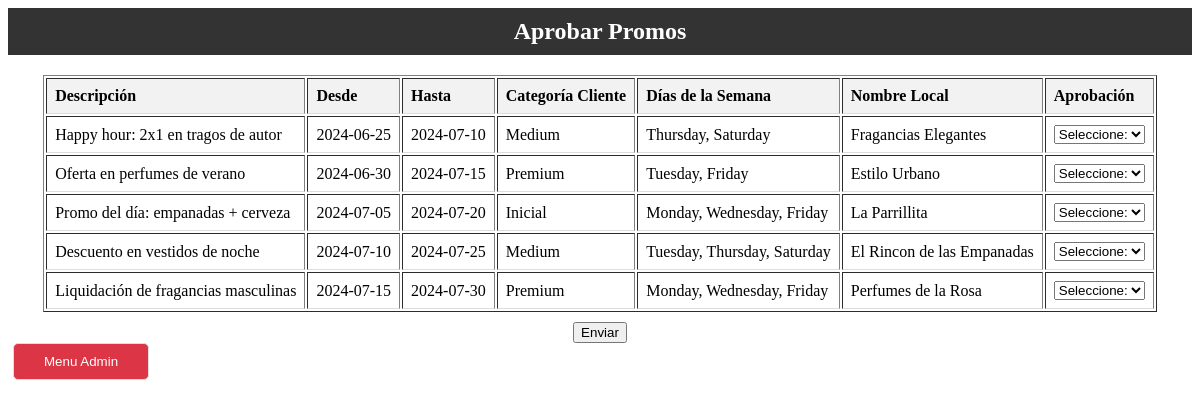
The page /menuAdm/aprobar_promos.php on the database its author committed.
### tables this page shows
CREATE TABLE `promociones` (
  `codPromo` int(11) NOT NULL,
  `textoPromo` varchar(200) NOT NULL,
  `fechaDesdePromo` date NOT NULL,
  `fechaHastaPromo` date NOT NULL,
  `categoria_cliente` enum('Inicial','Medium','Premium') NOT NULL,
  `diasSemana` longtext NOT NULL CHECK (json_valid(`diasSemana`)),
  `estadoPromo` enum('pendiente','aprobada','denegada') NOT NULL,
  `codLocal` int(11) NOT NULL
);

CREATE TABLE `locales` (
  `codLocal` int(11) NOT NULL,
  `nombreLocal` varchar(100) NOT NULL,
  `ubicacionLocal` varchar(50) NOT NULL,
  `rubroLocal` varchar(20) NOT NULL,
  `codUsuario` int(11) NOT NULL
);

### menuAdm/aprobar_promos.php (the view, shortened to what this page needs)
<?php
  include("../db.php");
  $sql = "SELECT * FROM promociones WHERE estadoPromo = 'pendiente'";
  $data = mysqli_query($mysqli, $sql);
  $pendientes = mysqli_num_rows($data);
  $hayono = false;
  if($pendientes !== 0){
    $hayono = true;
  }
?>
<!DOCTYPE html>
<html lang="en">
<head>
    <link rel="stylesheet" href="../styles/tablas.css">
</head>
<body>
    <div class="welcome">Aprobar Promos</div>
    <?php if($hayono):?>
        <form action="" method="post">
         <div class="table-container">
            <table border='1'>
                <tr>
                    <th>Descripción</th>
                    <th>Desde</th>
                    <th>Hasta</th>
                    <th>Categoría Cliente</th>
                    <th>Días de la Semana</th>
                    <th>Nombre Local</th>
                    <th>Aprobación</th>
                </tr>
                <?php
                    while($promo = mysqli_fetch_array($data)){
                        $codPromo = $promo["codPromo"];
                        $desc = $promo["textoPromo"];
                        $desde = $promo["fechaDesdePromo"];
                        $hasta = $promo["fechaHastaPromo"];
                        $cat = $promo["categoria_cliente"];
                        $dds = implode(", ", json_decode($promo["diasSemana"]));
                        $cod = $promo["codLocal"];
                        $sqlLocal = mysqli_fetch_array(mysqli_query($mysqli, "SELECT nombreLocal, codUsuario FROM locales WHERE codLocal = '$cod'"));
                        $nombreLocal = $sqlLocal["nombreLocal"];
                        $idSelect = "id_".$codPromo;
                        $nameSelect = "aprobacion_".$codPromo;
                        echo "<tr><td>$desc</td><td>$desde</td><td>$hasta</td><td>$cat</td><td>$dds</td><td>$nombreLocal</td>";
                        echo "<td><select id='$idSelect' name='$nameSelect'>
                                    <option value='pendiente' selected disabled>Seleccione:</option>
                                    <option value='aprobada'>Aprobar</option>
                                    <option value='denegada'>Denegar</option>
                                </select></td></tr>";
                    }
                ?>
            </table>
            <input type="submit" value="Enviar">
        </div>
        </form>
    <?php endif?>
    <button onclick="window.location.href='../MenuAdmin.php'">Menu Admin</button>
</body>
</html>

### styles/tablas.css (style rules this page uses)
.welcome { text-align: center; font-size: 1.5em; color: #fff; background-color: #333; padding: 10px 20px; font-weight: bold; display: flex; align-items: center; justify-content: center; height: calc(20% - 20px); max-height: 80px; }
.table-container { display: flex; align-items: center; flex-direction: column; }
input[type="submit"] { margin-top: 10px; }
th, td { padding: 8px; text-align: left; border-bottom: 1px solid #ddd; }
th { background-color: #f2f2f2; }
form { margin-top: 20px; }
button { margin-top: auto; margin-bottom: 20px; margin-left: 5px; color: #fff; background-color: #dc3545; border: 1px solid #ddd; padding: 10px 30px; text-decoration: none; transition: all 0.3s ease-in-out; border-radius: 5px; }

### rows shown on the page
promociones: textoPromo "Happy hour: 2x1 en tragos de autor", fechaDesdePromo "2024-06-25", fechaHastaPromo "2024-07-10", categoria_cliente "Medium", diasSemana "Thursday, Saturday", codLocal.nombreLocal "Fragancias Elegantes"
promociones: textoPromo "Oferta en perfumes de verano", fechaDesdePromo "2024-06-30", fechaHastaPromo "2024-07-15", categoria_cliente "Premium", diasSemana "Tuesday, Friday", codLocal.nombreLocal "Estilo Urbano"
promociones: textoPromo "Promo del día: empanadas + cerveza", fechaDesdePromo "2024-07-05", fechaHastaPromo "2024-07-20", categoria_cliente "Inicial", diasSemana "Monday, Wednesday, Friday", codLocal.nombreLocal "La Parrillita"
promociones: textoPromo "Descuento en vestidos de noche", fechaDesdePromo "2024-07-10", fechaHastaPromo "2024-07-25", categoria_cliente "Medium", diasSemana "Tuesday, Thursday, Saturday", codLocal.nombreLocal "El Rincon de las Empanadas"
promociones: textoPromo "Liquidación de fragancias masculinas", fechaDesdePromo "2024-07-15", fechaHastaPromo "2024-07-30", categoria_cliente "Premium", diasSemana "Monday, Wednesday, Friday", codLocal.nombreLocal "Perfumes de la Rosa"
